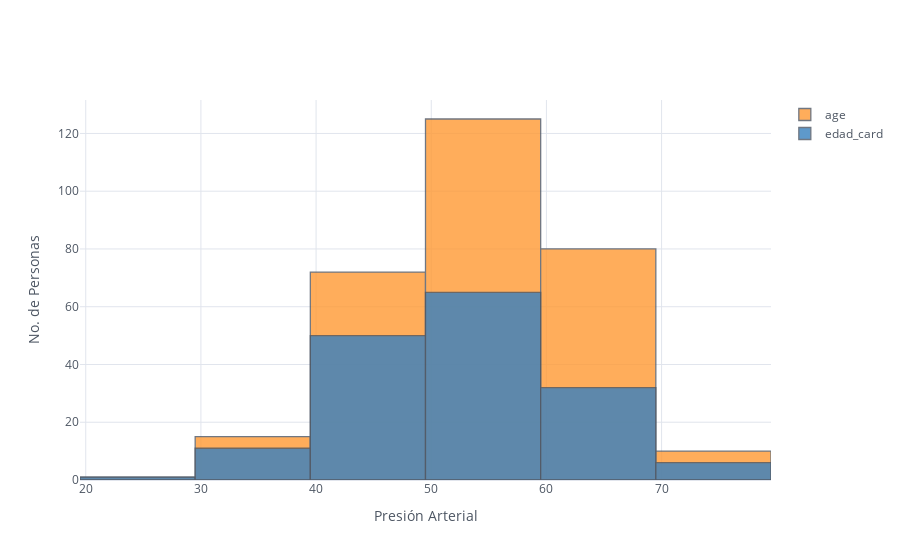

Notebook code cell kept with this figure:
### Markdown cell above
Hay que mencionar que este método de contar no es muy óptimo por lo tardado que es, así que lo que una forma más útil de hacerlo es sobre poniendo histogramas a partir de la división del conjunto de datos en las cátegorias que deseamos:

### Code cell
# Agregamos al conjunto de datos una nueva columna, con solo aquellas personas con efermedad cardiaca

heart['edad_card'] = heart[heart['target'] == 1]['age'] # Las edades de quienes tienen una enf. Cardiovascular

heart[["age","edad_card"]].iplot(kind="histogram", bins=6,
         xTitle='Presión Arterial', yTitle='No. de Personas')

### Figure 1 — Plotly figure (JSON) as saved in the notebook; plotly's stock layout.template omitted (floating-point values rounded to 4 significant figures; data arrays with more than 128 entries replaced by an {"elided": "..."} marker saying what was removed)
{"data": [{"histfunc": "count", "histnorm": "", "marker": {"color": "rgba(255, 153, 51, 1.0)", "line": {"color": "#4D5663", "width": 1.3}}, "name": "age", "nbinsx": 6, "opacity": 0.8, "orientation": "v", "type": "histogram", "x": {"elided": "303 int values"}}, {"histfunc": "count", "histnorm": "", "marker": {"color": "rgba(55, 128, 191, 1.0)", "line": {"color": "#4D5663", "width": 1.3}}, "name": "edad_card", "nbinsx": 6, "opacity": 0.8, "orientation": "v", "type": "histogram", "x": {"elided": "303 int values"}}], "layout": {"barmode": "overlay", "legend": {"bgcolor": "#FFFFFF", "font": {"color": "#4D5663"}}, "paper_bgcolor": "#FFFFFF", "plot_bgcolor": "#FFFFFF", "title": {"font": {"color": "#4D5663"}}, "xaxis": {"gridcolor": "#E1E5ED", "showgrid": true, "tickfont": {"color": "#4D5663"}, "title": {"font": {"color": "#4D5663"}, "text": "Presión Arterial"}, "zerolinecolor": "#E1E5ED"}, "yaxis": {"gridcolor": "#E1E5ED", "showgrid": true, "tickfont": {"color": "#4D5663"}, "title": {"font": {"color": "#4D5663"}, "text": "No. de Personas"}, "zerolinecolor": "#E1E5ED"}}}
